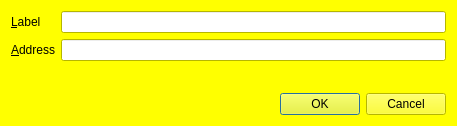
<?xml version="1.0" encoding="UTF-8"?>
<ui version="4.0">
 <class>EditAddressDialog</class>
 <widget class="QDialog" name="EditAddressDialog">
  <property name="geometry">
   <rect>
    <x>0</x>
    <y>0</y>
    <width>457</width>
    <height>126</height>
   </rect>
  </property>
  <property name="palette">
   <palette>
    <active>
     <colorrole role="WindowText">
      <brush brushstyle="SolidPattern">
       <color alpha="255">
        <red>0</red>
        <green>0</green>
        <blue>0</blue>
       </color>
      </brush>
     </colorrole>
     <colorrole role="Button">
      <brush brushstyle="SolidPattern">
       <color alpha="255">
        <red>255</red>
        <green>255</green>
        <blue>0</blue>
       </color>
      </brush>
     </colorrole>
     <colorrole role="Light">
      <brush brushstyle="SolidPattern">
       <color alpha="255">
        <red>255</red>
        <green>255</green>
        <blue>127</blue>
       </color>
      </brush>
     </colorrole>
     <colorrole role="Midlight">
      <brush brushstyle="SolidPattern">
       <color alpha="255">
        <red>255</red>
        <green>255</green>
        <blue>63</blue>
       </color>
      </brush>
     </colorrole>
     <colorrole role="Dark">
      <brush brushstyle="SolidPattern">
       <color alpha="255">
        <red>127</red>
        <green>127</green>
        <blue>0</blue>
       </color>
      </brush>
     </colorrole>
     <colorrole role="Mid">
      <brush brushstyle="SolidPattern">
       <color alpha="255">
        <red>170</red>
        <green>170</green>
        <blue>0</blue>
       </color>
      </brush>
     </colorrole>
     <colorrole role="Text">
      <brush brushstyle="SolidPattern">
       <color alpha="255">
        <red>0</red>
        <green>0</green>
        <blue>0</blue>
       </color>
      </brush>
     </colorrole>
     <colorrole role="BrightText">
      <brush brushstyle="SolidPattern">
       <color alpha="255">
        <red>255</red>
        <green>255</green>
        <blue>255</blue>
       </color>
      </brush>
     </colorrole>
     <colorrole role="ButtonText">
      <brush brushstyle="SolidPattern">
       <color alpha="255">
        <red>0</red>
        <green>0</green>
        <blue>0</blue>
       </color>
      </brush>
     </colorrole>
     <colorrole role="Base">
      <brush brushstyle="SolidPattern">
       <color alpha="255">
        <red>255</red>
        <green>255</green>
        <blue>255</blue>
       </color>
      </brush>
     </colorrole>
     <colorrole role="Window">
      <brush brushstyle="SolidPattern">
       <color alpha="255">
        <red>255</red>
        <green>255</green>
        <blue>0</blue>
       </color>
      </brush>
     </colorrole>
     <colorrole role="Shadow">
      <brush brushstyle="SolidPattern">
       <color alpha="255">
        <red>0</red>
        <green>0</green>
        <blue>0</blue>
       </color>
      </brush>
     </colorrole>
     <colorrole role="AlternateBase">
      <brush brushstyle="SolidPattern">
       <color alpha="255">
        <red>255</red>
        <green>255</green>
        <blue>127</blue>
       </color>
      </brush>
     </colorrole>
     <colorrole role="ToolTipBase">
      <brush brushstyle="SolidPattern">
       <color alpha="255">
        <red>255</red>
        <green>255</green>
        <blue>220</blue>
       </color>
      </brush>
     </colorrole>
     <colorrole role="ToolTipText">
      <brush brushstyle="SolidPattern">
       <color alpha="255">
        <red>0</red>
        <green>0</green>
        <blue>0</blue>
       </color>
      </brush>
     </colorrole>
    </active>
    <inactive>
     <colorrole role="WindowText">
      <brush brushstyle="SolidPattern">
       <color alpha="255">
        <red>0</red>
        <green>0</green>
        <blue>0</blue>
       </color>
      </brush>
     </colorrole>
     <colorrole role="Button">
      <brush brushstyle="SolidPattern">
       <color alpha="255">
        <red>255</red>
        <green>255</green>
        <blue>0</blue>
       </color>
      </brush>
     </colorrole>
     <colorrole role="Light">
      <brush brushstyle="SolidPattern">
       <color alpha="255">
        <red>255</red>
        <green>255</green>
        <blue>127</blue>
       </color>
      </brush>
     </colorrole>
     <colorrole role="Midlight">
      <brush brushstyle="SolidPattern">
       <color alpha="255">
        <red>255</red>
        <green>255</green>
        <blue>63</blue>
       </color>
      </brush>
     </colorrole>
     <colorrole role="Dark">
      <brush brushstyle="SolidPattern">
       <color alpha="255">
        <red>127</red>
        <green>127</green>
        <blue>0</blue>
       </color>
      </brush>
     </colorrole>
     <colorrole role="Mid">
      <brush brushstyle="SolidPattern">
       <color alpha="255">
        <red>170</red>
        <green>170</green>
        <blue>0</blue>
       </color>
      </brush>
     </colorrole>
     <colorrole role="Text">
      <brush brushstyle="SolidPattern">
       <color alpha="255">
        <red>0</red>
        <green>0</green>
        <blue>0</blue>
       </color>
      </brush>
     </colorrole>
     <colorrole role="BrightText">
      <brush brushstyle="SolidPattern">
       <color alpha="255">
        <red>255</red>
        <green>255</green>
        <blue>255</blue>
       </color>
      </brush>
     </colorrole>
     <colorrole role="ButtonText">
      <brush brushstyle="SolidPattern">
       <color alpha="255">
        <red>0</red>
        <green>0</green>
        <blue>0</blue>
       </color>
      </brush>
     </colorrole>
     <colorrole role="Base">
      <brush brushstyle="SolidPattern">
       <color alpha="255">
        <red>255</red>
        <green>255</green>
        <blue>255</blue>
       </color>
      </brush>
     </colorrole>
     <colorrole role="Window">
      <brush brushstyle="SolidPattern">
       <color alpha="255">
        <red>255</red>
        <green>255</green>
        <blue>0</blue>
       </color>
      </brush>
     </colorrole>
     <colorrole role="Shadow">
      <brush brushstyle="SolidPattern">
       <color alpha="255">
        <red>0</red>
        <green>0</green>
        <blue>0</blue>
       </color>
      </brush>
     </colorrole>
     <colorrole role="AlternateBase">
      <brush brushstyle="SolidPattern">
       <color alpha="255">
        <red>255</red>
        <green>255</green>
        <blue>127</blue>
       </color>
      </brush>
     </colorrole>
     <colorrole role="ToolTipBase">
      <brush brushstyle="SolidPattern">
       <color alpha="255">
        <red>255</red>
        <green>255</green>
        <blue>220</blue>
       </color>
      </brush>
     </colorrole>
     <colorrole role="ToolTipText">
      <brush brushstyle="SolidPattern">
       <color alpha="255">
        <red>0</red>
        <green>0</green>
        <blue>0</blue>
       </color>
      </brush>
     </colorrole>
    </inactive>
    <disabled>
     <colorrole role="WindowText">
      <brush brushstyle="SolidPattern">
       <color alpha="255">
        <red>127</red>
        <green>127</green>
        <blue>0</blue>
       </color>
      </brush>
     </colorrole>
     <colorrole role="Button">
      <brush brushstyle="SolidPattern">
       <color alpha="255">
        <red>255</red>
        <green>255</green>
        <blue>0</blue>
       </color>
      </brush>
     </colorrole>
     <colorrole role="Light">
      <brush brushstyle="SolidPattern">
       <color alpha="255">
        <red>255</red>
        <green>255</green>
        <blue>127</blue>
       </color>
      </brush>
     </colorrole>
     <colorrole role="Midlight">
      <brush brushstyle="SolidPattern">
       <color alpha="255">
        <red>255</red>
        <green>255</green>
        <blue>63</blue>
       </color>
      </brush>
     </colorrole>
     <colorrole role="Dark">
      <brush brushstyle="SolidPattern">
       <color alpha="255">
        <red>127</red>
        <green>127</green>
        <blue>0</blue>
       </color>
      </brush>
     </colorrole>
     <colorrole role="Mid">
      <brush brushstyle="SolidPattern">
       <color alpha="255">
        <red>170</red>
        <green>170</green>
        <blue>0</blue>
       </color>
      </brush>
     </colorrole>
     <colorrole role="Text">
      <brush brushstyle="SolidPattern">
       <color alpha="255">
        <red>127</red>
        <green>127</green>
        <blue>0</blue>
       </color>
      </brush>
     </colorrole>
     <colorrole role="BrightText">
      <brush brushstyle="SolidPattern">
       <color alpha="255">
        <red>255</red>
        <green>255</green>
        <blue>255</blue>
       </color>
      </brush>
     </colorrole>
     <colorrole role="ButtonText">
      <brush brushstyle="SolidPattern">
       <color alpha="255">
        <red>127</red>
        <green>127</green>
        <blue>0</blue>
       </color>
      </brush>
     </colorrole>
     <colorrole role="Base">
      <brush brushstyle="SolidPattern">
       <color alpha="255">
        <red>255</red>
        <green>255</green>
        <blue>0</blue>
       </color>
      </brush>
     </colorrole>
     <colorrole role="Window">
      <brush brushstyle="SolidPattern">
       <color alpha="255">
        <red>255</red>
        <green>255</green>
        <blue>0</blue>
       </color>
      </brush>
     </colorrole>
     <colorrole role="Shadow">
      <brush brushstyle="SolidPattern">
       <color alpha="255">
        <red>0</red>
        <green>0</green>
        <blue>0</blue>
       </color>
      </brush>
     </colorrole>
     <colorrole role="AlternateBase">
      <brush brushstyle="SolidPattern">
       <color alpha="255">
        <red>255</red>
        <green>255</green>
        <blue>0</blue>
       </color>
      </brush>
     </colorrole>
     <colorrole role="ToolTipBase">
      <brush brushstyle="SolidPattern">
       <color alpha="255">
        <red>255</red>
        <green>255</green>
        <blue>220</blue>
       </color>
      </brush>
     </colorrole>
     <colorrole role="ToolTipText">
      <brush brushstyle="SolidPattern">
       <color alpha="255">
        <red>0</red>
        <green>0</green>
        <blue>0</blue>
       </color>
      </brush>
     </colorrole>
    </disabled>
   </palette>
  </property>
  <property name="windowTitle">
   <string>Edit Address</string>
  </property>
  <layout class="QVBoxLayout" name="verticalLayout">
   <item>
    <layout class="QFormLayout" name="formLayout">
     <property name="fieldGrowthPolicy">
      <enum>QFormLayout::AllNonFixedFieldsGrow</enum>
     </property>
     <item row="0" column="0">
      <widget class="QLabel" name="label">
       <property name="text">
        <string>&amp;Label</string>
       </property>
       <property name="buddy">
        <cstring>labelEdit</cstring>
       </property>
      </widget>
     </item>
     <item row="0" column="1">
      <widget class="QLineEdit" name="labelEdit">
       <property name="toolTip">
        <string>The label associated with this address book entry</string>
       </property>
      </widget>
     </item>
     <item row="1" column="0">
      <widget class="QLabel" name="label_2">
       <property name="text">
        <string>&amp;Address</string>
       </property>
       <property name="buddy">
        <cstring>addressEdit</cstring>
       </property>
      </widget>
     </item>
     <item row="1" column="1">
      <widget class="QLineEdit" name="addressEdit">
       <property name="toolTip">
        <string>The address associated with this address book entry. This can only be modified for sending addresses.</string>
       </property>
      </widget>
     </item>
    </layout>
   </item>
   <item>
    <widget class="QDialogButtonBox" name="buttonBox">
     <property name="orientation">
      <enum>Qt::Horizontal</enum>
     </property>
     <property name="standardButtons">
      <set>QDialogButtonBox::Cancel|QDialogButtonBox::Ok</set>
     </property>
    </widget>
   </item>
  </layout>
 </widget>
 <resources/>
 <connections>
  <connection>
   <sender>buttonBox</sender>
   <signal>accepted()</signal>
   <receiver>EditAddressDialog</receiver>
   <slot>accept()</slot>
   <hints>
    <hint type="sourcelabel">
     <x>248</x>
     <y>254</y>
    </hint>
    <hint type="destinationlabel">
     <x>157</x>
     <y>274</y>
    </hint>
   </hints>
  </connection>
  <connection>
   <sender>buttonBox</sender>
   <signal>rejected()</signal>
   <receiver>EditAddressDialog</receiver>
   <slot>reject()</slot>
   <hints>
    <hint type="sourcelabel">
     <x>316</x>
     <y>260</y>
    </hint>
    <hint type="destinationlabel">
     <x>286</x>
     <y>274</y>
    </hint>
   </hints>
  </connection>
 </connections>
</ui>
